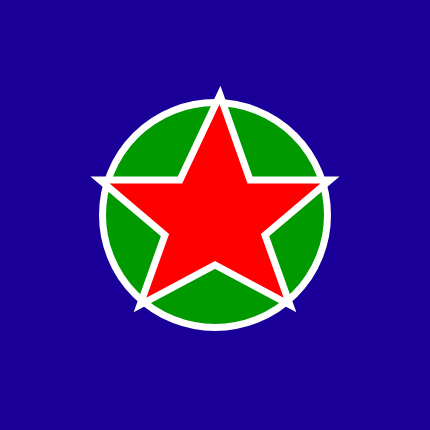
Frame 1 (no input)
Frame 60 (no input): identical to frame 1, image omitted
Frame 120 (the mouse pressed at the canvas centre since frame 60): identical to frame 1, image omitted

The p5.js sketch that drew this single still picture (run headless with seeded random() and noise() and a simulated clock; from frame 60 on, the mouse is pressed at the canvas centre):

// p5.js sketch
// ── sketch.js
function setup() {
  createCanvas(430, 430);
}



function draw() {
  background(26,0,153);
  fill(0,153,0);
  stroke(255);
  strokeWeight(7);
  ellipse(215,215,225,225);
  
  fill(255,0,0)
  beginShape();
  vertex(330,180)
  vertex(250,180)
  vertex(220,95)
  vertex(180,180)
  vertex(100,180)
  vertex(165,235)
  vertex(140,305)
  vertex(215,265)
  vertex(290,305)
  vertex(265,235)
  endShape(CLOSE);
  
}
